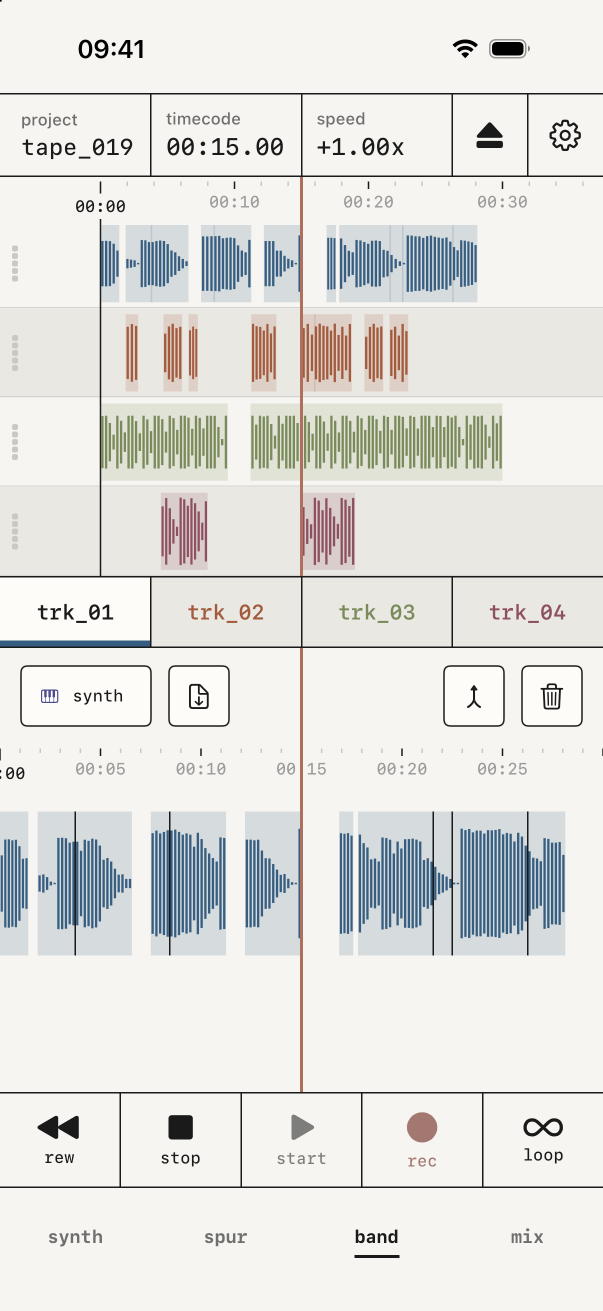
#> input picture img/shots/ph-02-light-de.png, 1206 x 2622 px (shown at 1/2 size); its folder holds 4 pictures in this run
$ python crop_shots.py
#> lines starting #> are read from the running program, lines starting #| are printed output that depends on the picture
"""Recorta las capturas de la portada para enseñar solo la parte que cuenta cada sección.

Recorre todos los idiomas que haya en img/shots (ph-02-light-es.png, ph-02-light-ja.png…).
Los recortes salen en img/shots/recortes/ con el nombre de la captura y su franja
de alto. Se rehacen cuando la captura original es más nueva.

Antes monta ph-27 (la cinta partida en claro y oscuro) a partir de las dos ph-02.

Uso:  python3 tools/crop_shots.py
"""
import glob
import os

from PIL import Image

ROOT = os.path.dirname(os.path.dirname(os.path.abspath(__file__)))
SHOTS = os.path.join(ROOT, "img", "shots")
DESTINO = os.path.join(SHOTS, "recortes")

RECORTES = [
    # cinta · fila de tres: cabecera, la cinta entera y las pestañas de pista
    ("ph-02-light", 176, 1300),
    ("ph-03-light", 176, 1300),
    ("ph-06-light", 176, 1300),
    # synth · fila de tres, hasta el canto del panel de presets
    ("ph-08-dark", 176, 1228),
    ("ph-07-dark", 176, 1228),
    ("ph-09-dark", 176, 1228),
    ("ph-10-dark", 1222, 2170),
    ("ph-11-dark", 1222, 2170),
    # El seq de ping es más bajo que keys y chords. Se rellena con el fondo de la app
    # para que los tres queden a la misma altura en la fila.
    ("ph-12-dark", 510, 1325, 948),
    ("ph-13-dark", 196, 1600),
    ("ph-14-dark", 196, 1600),
    # pista · fila de dos a pantalla entera, de la cabecera al transporte
    ("ph-15-light", 176, 2380),
    ("ph-05-light", 176, 2380),
    # mezcla · carrusel: la mezcla y los siete efectos, el mismo corte
    ("ph-16-light", 1236, 2176),
    ("ph-17-light", 1236, 2176),
    ("ph-17-delay-light", 1236, 2176),
    ("ph-17-reverb-light", 1236, 2176),
    ("ph-17-crush-light", 1236, 2176),
    ("ph-17-haze-light", 1236, 2176),
    ("ph-17-wobble-light", 1236, 2176),
    ("ph-17-shimmer-light", 1236, 2176),
    ("ph-18-light", 1236, 2176),
    ("ph-19-dark", 192, 1412),
    ("ph-21-light", 392, 1364),
    ("ph-22-light", 1196, 2168),
    ("ph-27-light", 176, 1382),
]


def rellenar(recorte, alto):
    recorte = recorte.convert("RGB")
    fondo = recorte.getpixel((0, recorte.height - 1))
    lienzo = Image.new("RGB", (recorte.width, alto), fondo)
    lienzo.paste(recorte, (0, 0))
    return lienzo


def idiomas():
    return sorted({os.path.basename(p)[len("ph-02-light-"):-4]
                   for p in glob.glob(os.path.join(SHOTS, "ph-02-light-*.png"))})


def mas_nuevo(destino, *origenes):
    return not os.path.exists(destino) or any(
        os.path.getmtime(o) > os.path.getmtime(destino) for o in origenes)


def partida(lang):
    claro = os.path.join(SHOTS, f"ph-02-light-{lang}.png")
    oscuro = os.path.join(SHOTS, f"ph-02-dark-{lang}.png")
    destino = os.path.join(SHOTS, f"ph-27-light-{lang}.png")
    if not (os.path.exists(claro) and os.path.exists(oscuro)) or not mas_nuevo(destino, claro, oscuro):
        return
    a, b = Image.open(claro).convert("RGB"), Image.open(oscuro).convert("RGB")
    mitad = a.width // 2
    a.paste(b.crop((mitad, 0, b.width, b.height)), (mitad, 0))
    a.save(destino, optimize=True)
    print(os.path.basename(destino))


os.makedirs(DESTINO, exist_ok=True)
for lang in idiomas():
    partida(lang)
    for base, y0, y1, *alto in RECORTES:
        nombre = f"{base}-{lang}"
        origen = os.path.join(SHOTS, f"{nombre}.png")
        destino = os.path.join(DESTINO, f"{nombre}-{y0}-{y1}.png")
        if not os.path.exists(origen) or not mas_nuevo(destino, origen):
            continue
        recorte = Image.open(origen).crop((0, y0, 1206, y1))
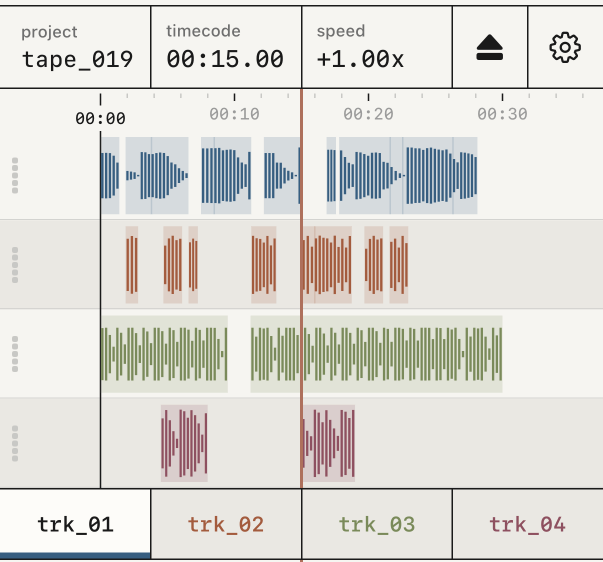
#> recorte: PIL image 1206x1124 P (shown at 1/2 size); mean R, G, B 221.6, 220, 215
        if alto:
            recorte = rellenar(recorte, alto[0])
        recorte.save(destino, optimize=True)
        print(f"{nombre}-{y0}-{y1}.png")
#> pass 2 of the loop `for lang in idiomas():`:
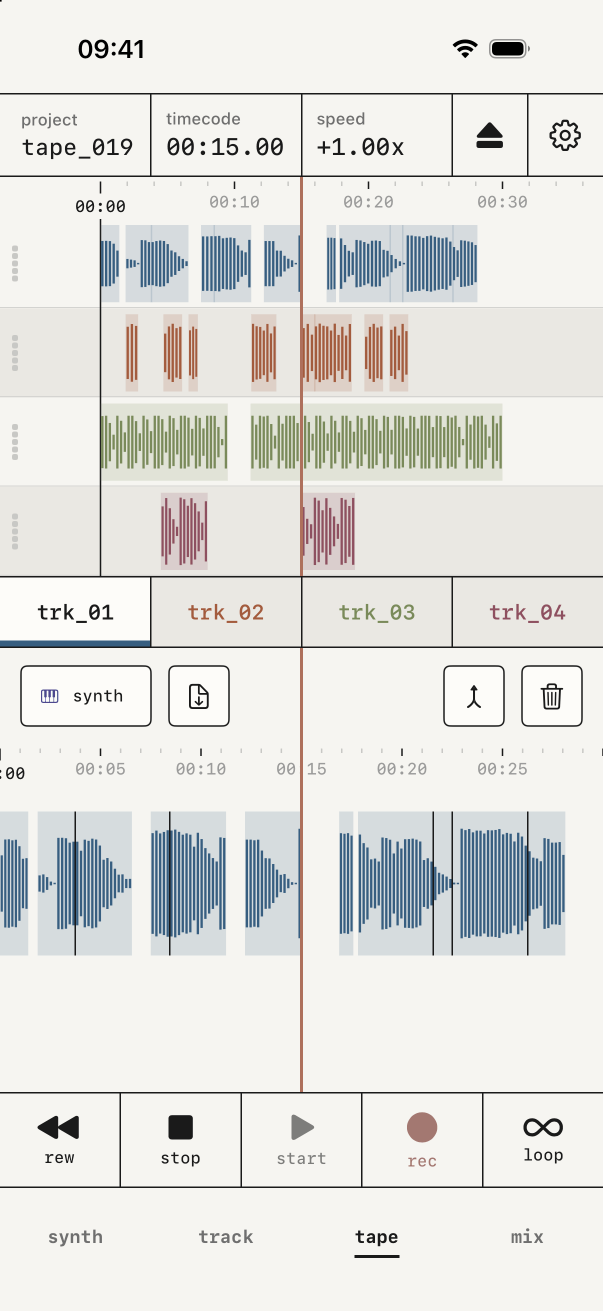
#> input picture img/shots/ph-02-light-en.png, 1206 x 2622 px (shown at 1/2 size)
#> `recorte = Image.open(origen).crop((0, y0, 1206, y1))`:
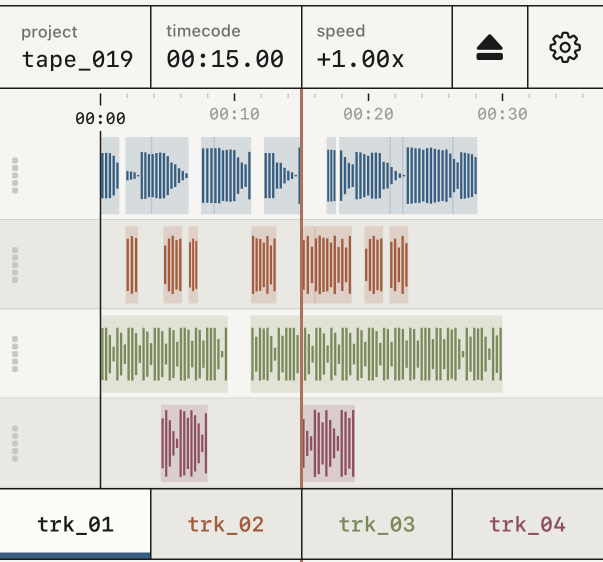
#> recorte: PIL image 1206x1124 P (shown at 1/2 size); mean R, G, B 221.6, 220, 215
#> pass 3 of the loop `for lang in idiomas():`:
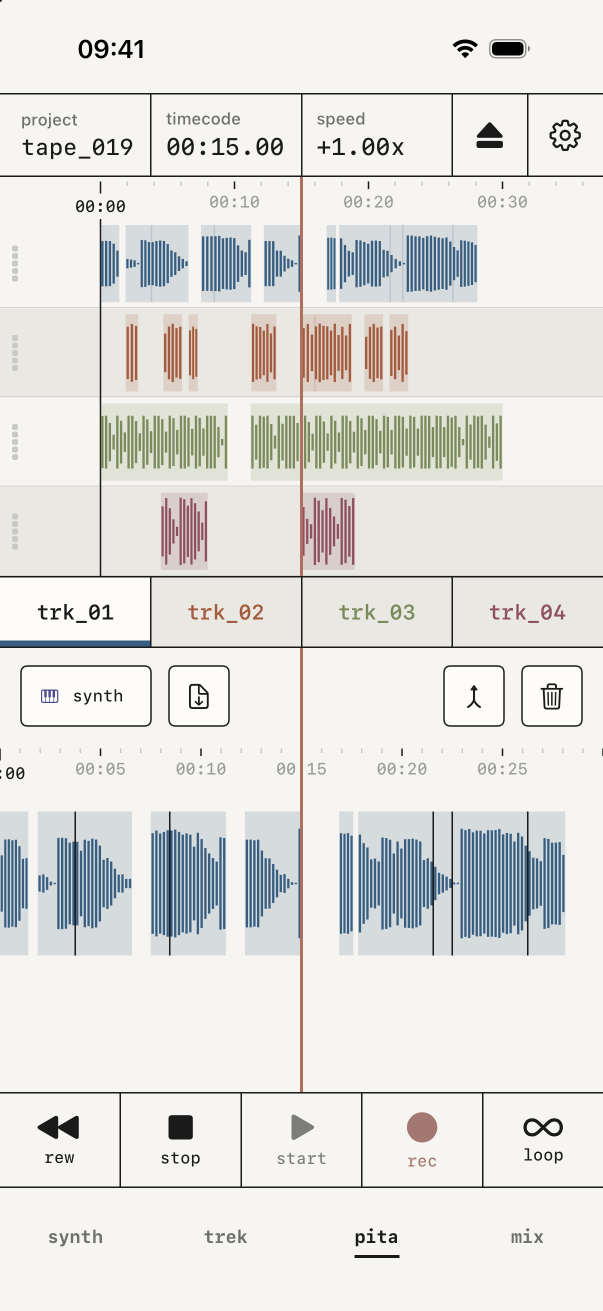
#> input picture img/shots/ph-02-light-id.png, 1206 x 2622 px (shown at 1/2 size)
#> `recorte = Image.open(origen).crop((0, y0, 1206, y1))`:
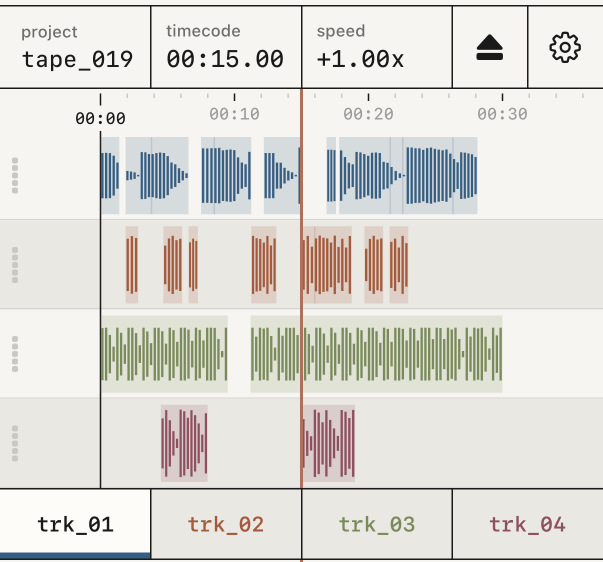
#> recorte: PIL image 1206x1124 P (shown at 1/2 size); mean R, G, B 221.6, 220, 215
#> the loop made 4 passes; the first 3 are shown

# Fuera los recortes que ya no pide nadie (franjas viejas).
vigentes = {f"{base}-{lang}-{y0}-{y1}.png" for lang in idiomas() for base, y0, y1, *_ in RECORTES}
for nombre in os.listdir(DESTINO):
    if nombre.endswith(".png") and nombre not in vigentes:
        os.remove(os.path.join(DESTINO, nombre))
#> pass 2 of the loop `for nombre in os.listdir(DESTINO):`:
#> pass 3 of the loop `for nombre in os.listdir(DESTINO):`:
#> the loop made 4 passes; the first 3 are shown
